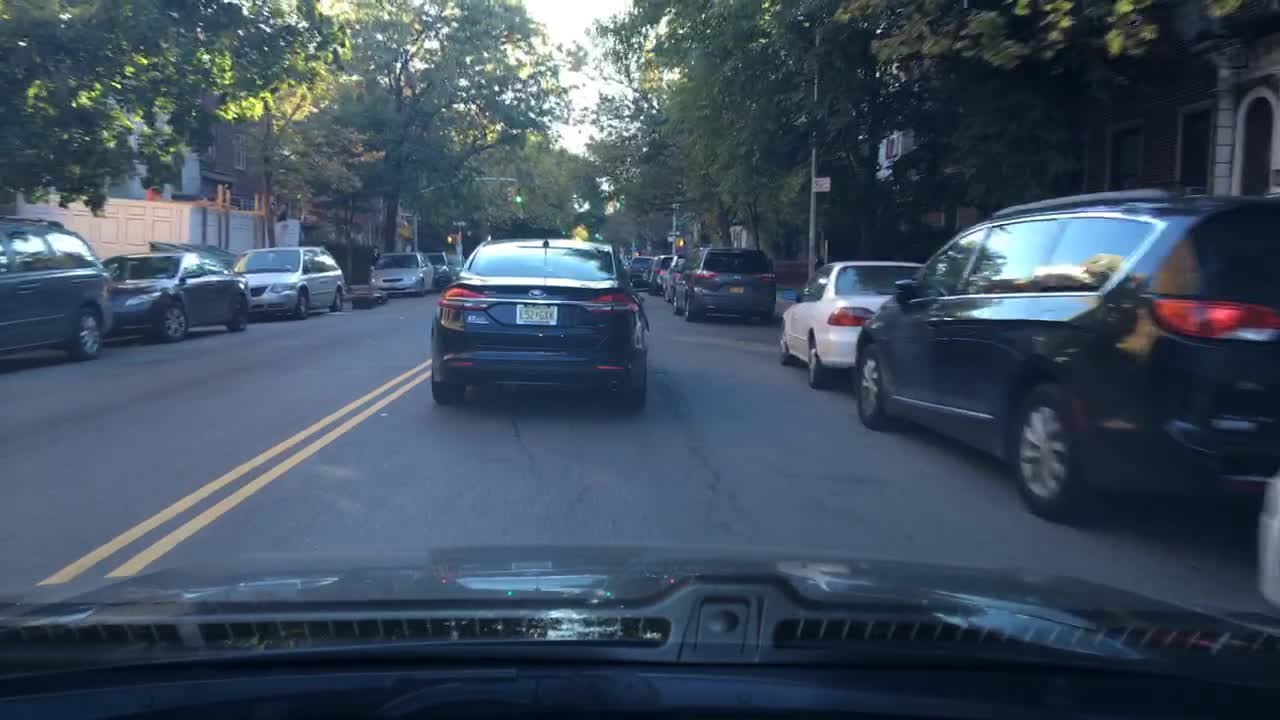
#> input picture skydetection/sample/0ace96c3-48481887.jpg, 1280 x 720 px
$ python -i detector.py   (imports and definitions only)   (older library calls are emulated)
#> lines starting #> are read from the running program, lines starting #| are printed output that depends on the picture; after the words box and inside, x2 and y2 are one past the last pixel; in counts of white or black regions, pixels touching at a corner belong together
#> further down, picture is the input picture: shape (720, 1280, 3); mean B, G, R 94.3, 78, 62.7
import cv2
from statistics import median
from scipy.signal import medfilt
from scipy import ndimage
import numpy as np
from matplotlib import pyplot as plt


def cal_skyline(mask):
    h, w = mask.shape
    greatest = 0
    zerolist = []
    zerolist2 = []
    print(w)
    for i in range(w):
        raw = mask[:, i]
        after_median = medfilt(raw, 19)
        try:

            first_zero_index = np.where(after_median == 0)[0][0]
            first_one_index = np.where(after_median == 1)[0][0]
            if greatest < first_zero_index :
                greatest = first_zero_index
            if first_zero_index != 0:
                zerolist2.append(first_zero_index)
            zerolist.append(first_zero_index)

            #if first_zero_index > 20:
            mask[first_one_index:first_zero_index, i] = 0
            mask[first_zero_index:, i] = 1
            mask[:first_one_index, i] = 1
        except:
            continue
    medline = int(median(zerolist2))
    meanline = int(np.mean(zerolist2))

    return mask, medline, meanline, greatest


def get_sky_region_gradient(img):

    h, w, _ = img.shape
    print(w)
#| 1280

    blurshape = (5,5)

    img_gray = cv2.cvtColor(img, cv2.COLOR_BGR2GRAY)
    plt.imshow(img_gray)
    plt.show()

    img_gray = cv2.blur(img_gray, blurshape)
    plt.imshow(img_gray)
    plt.show()
    cv2.medianBlur(img_gray, 15)
    lap = cv2.Laplacian(img_gray, cv2.CV_8U)
    gradient_mask = (lap < 6).astype(np.uint8)
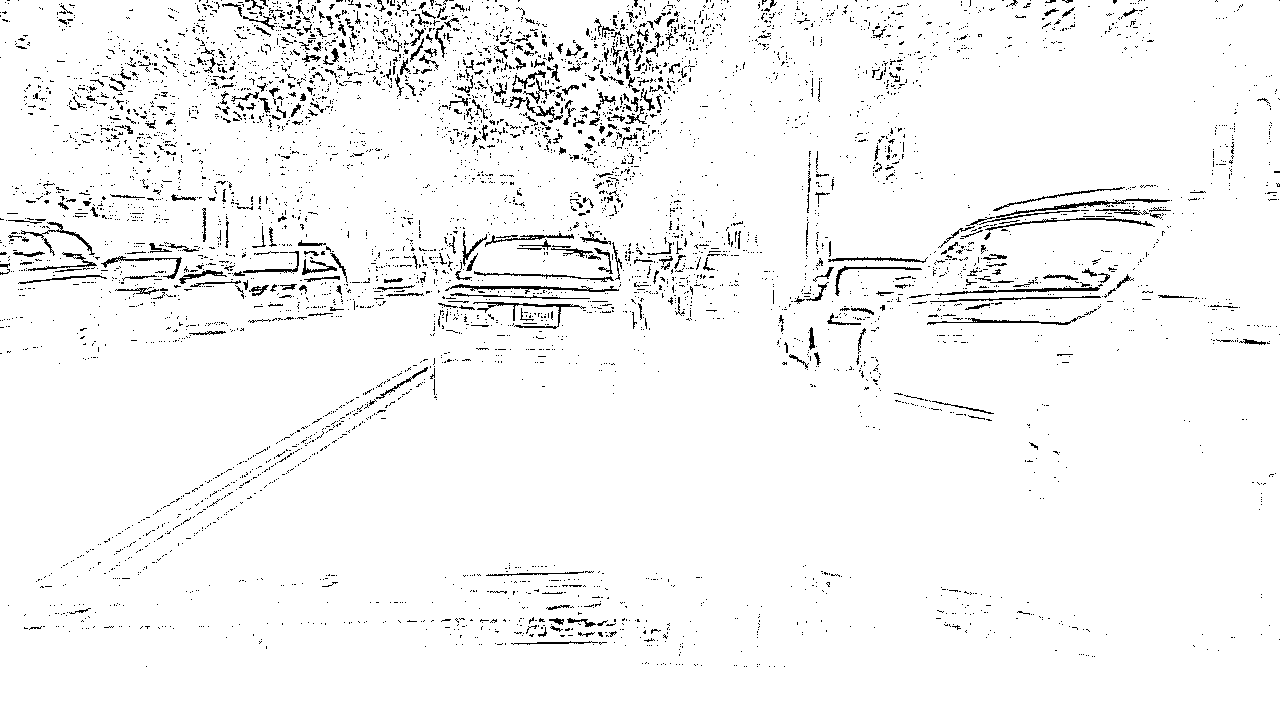
#> gradient_mask: shape (720, 1280); values 0 (black) and 1 (white), 96.1% white; black in thin lines or dots
    kernel = cv2.getStructuringElement(cv2.MORPH_RECT, blurshape)
    mask = cv2.morphologyEx(gradient_mask, cv2.MORPH_ERODE, kernel)
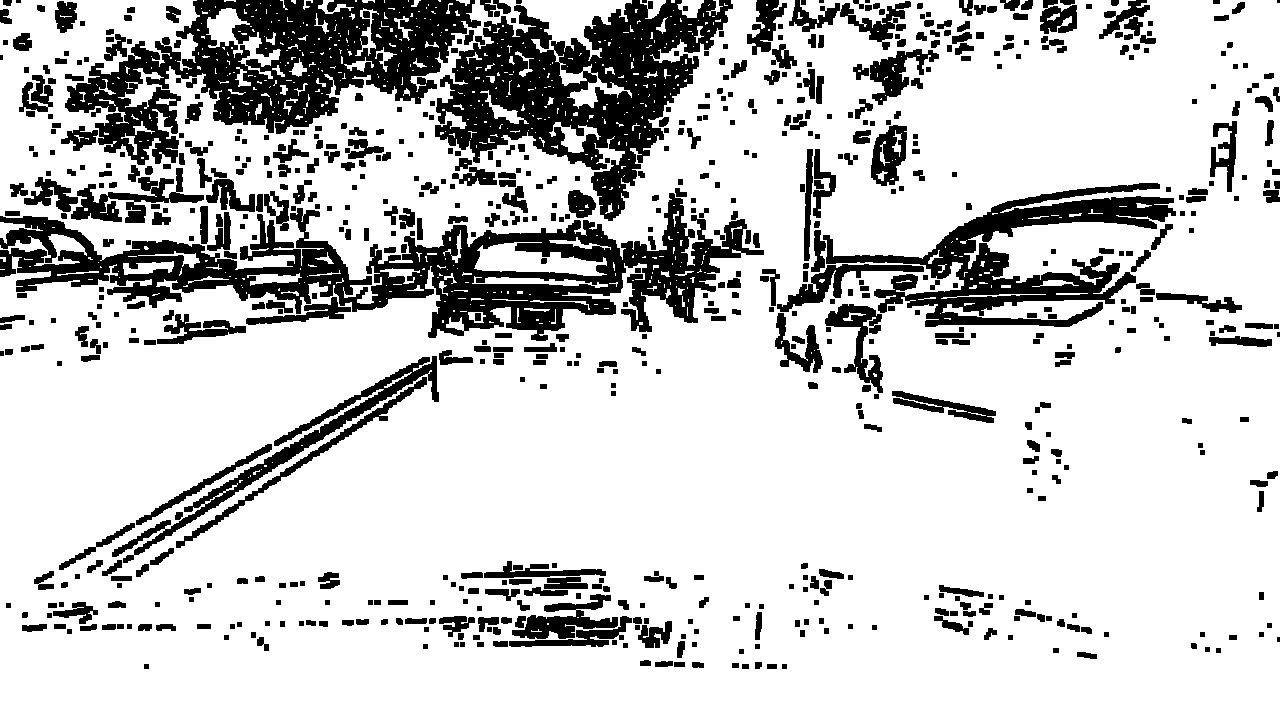
#> mask: shape (720, 1280); values 0 (black) and 1 (white), 79.3% white; 719 black regions (8 under 20 px), largest, box (x1, y1, x2, y2) and area: (0, 193, 764, 341) 36641, (65, 0, 481, 165) 30130, (435, 0, 733, 221) 28055
    #plt.imshow(mask)
    #plt.show()

    mask, medline, meanline, greatest = cal_skyline(mask)
#| 1280
#> the loop in cal_skyline, `for i in range(w):` made 1280 passes
#> (first_zero_index, first_one_index, greatest) on passes 1, 13: (10, 0, 10), (187, 0, 187)
#> after the loop in cal_skyline, `for i in range(w):`:
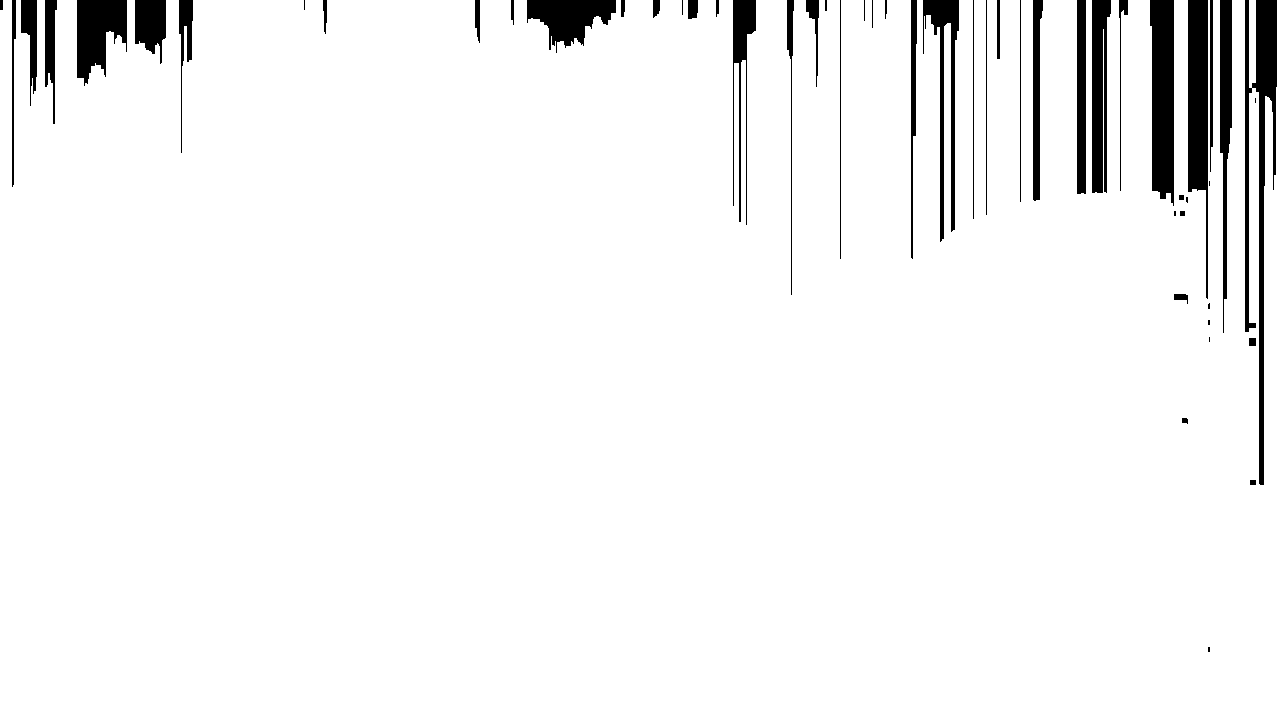
#> mask: shape (720, 1280); values 0 (black) and 1 (white), 95.5% white; 54 black regions (10 under 20 px), largest, box (x1, y1, x2, y2) and area: (1245, 0, 1277, 485) 5708, (1150, 0, 1174, 206) 4353, (1188, 0, 1208, 299) 4021
#> after the loop in cal_skyline, `for i in range(w):`: greatest = 485; zerolist = 1257 values, max 485 at index 1237, min 0 at index 3, mean 33.02; zerolist2 = 486 values, max 485 at index 469, min 10 at index 0, mean 85.41
#> in cal_skyline, `medline = int(median(zerolist2))`: medline = 44
#> in cal_skyline, `meanline = int(np.mean(zerolist2))`: meanline = 85
#> medline = 44; meanline = 85; greatest = 485
    #plt.imshow(mask)
    #plt.show()
    temp = 130
    after_img = cv2.bitwise_and(img, img, mask=mask)
    after_img[meanline-5:meanline+5,:] = (255,0,255)
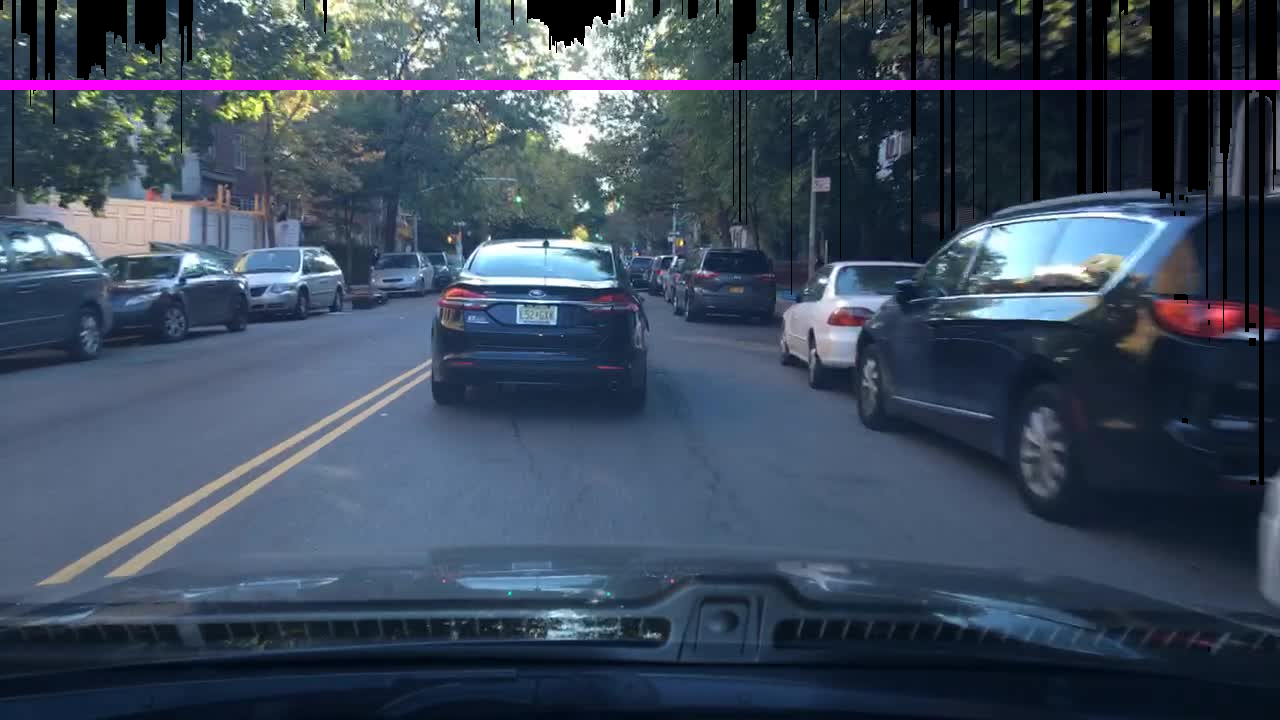
#> after_img: shape (720, 1280, 3); mean B, G, R 93.6, 74.1, 63.1
    #after_img[int(np.mean([medline,temp]))-5 : int(np.mean([medline,temp]))+5,:] = (255,255,0)
    #after_img[temp-5:temp+5,:] = (0,255,0)

    return after_img

>>> import cv2
>>> picture = cv2.imread('../sample/0ace96c3-48481887.jpg')
>>> result = get_sky_region_gradient(picture)

$ run again, on skydetection/sample/7dd9ef45-f197db95.jpg
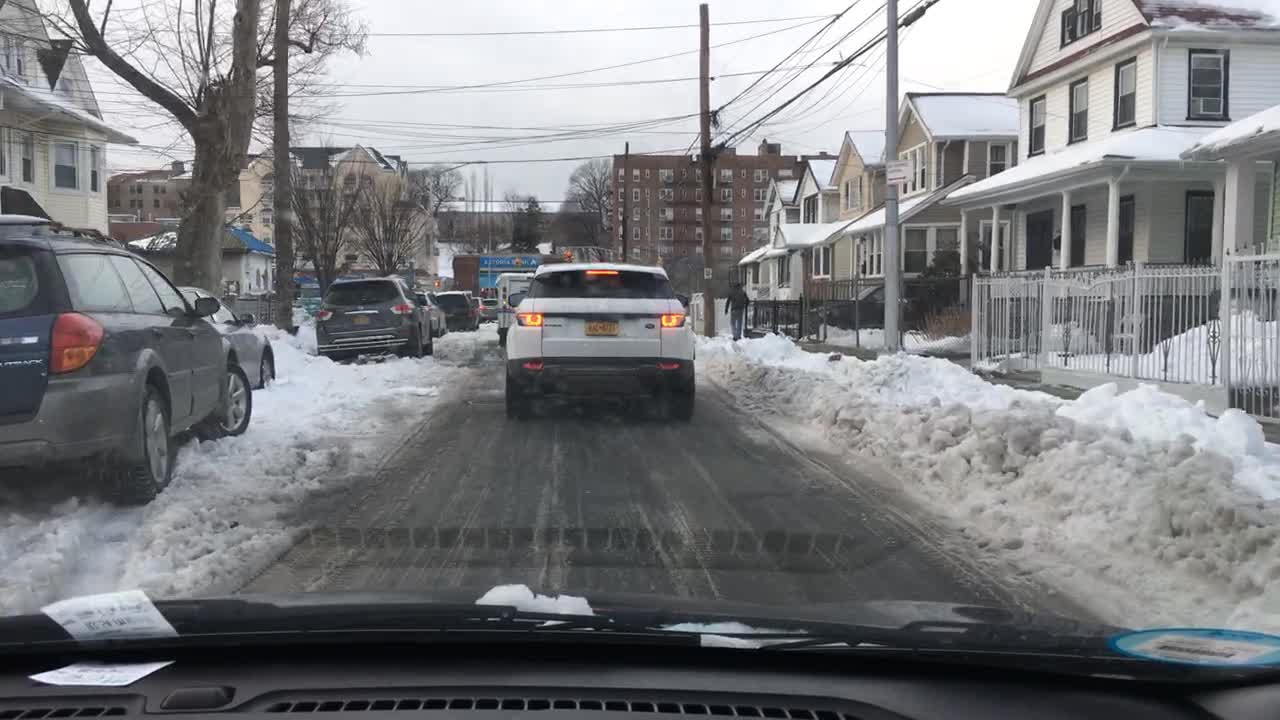
#> input picture skydetection/sample/7dd9ef45-f197db95.jpg, 1280 x 720 px
#> picture is the input picture: shape (720, 1280, 3); mean B, G, R 127.4, 124.7, 123.7
#| 1280
#> gradient_mask: shape (720, 1280); values 0 (black) and 1 (white), 92.2% white; black in thin lines or dots
#| 1280
#> the loop in cal_skyline, `for i in range(w):` made 1280 passes
#> (first_zero_index, first_one_index, greatest) on passes 46, 94, 249, 374: (12, 0, 12), (20, 0, 20), (69, 0, 69), (82, 0, 82)
#> after the loop in cal_skyline, `for i in range(w):`:
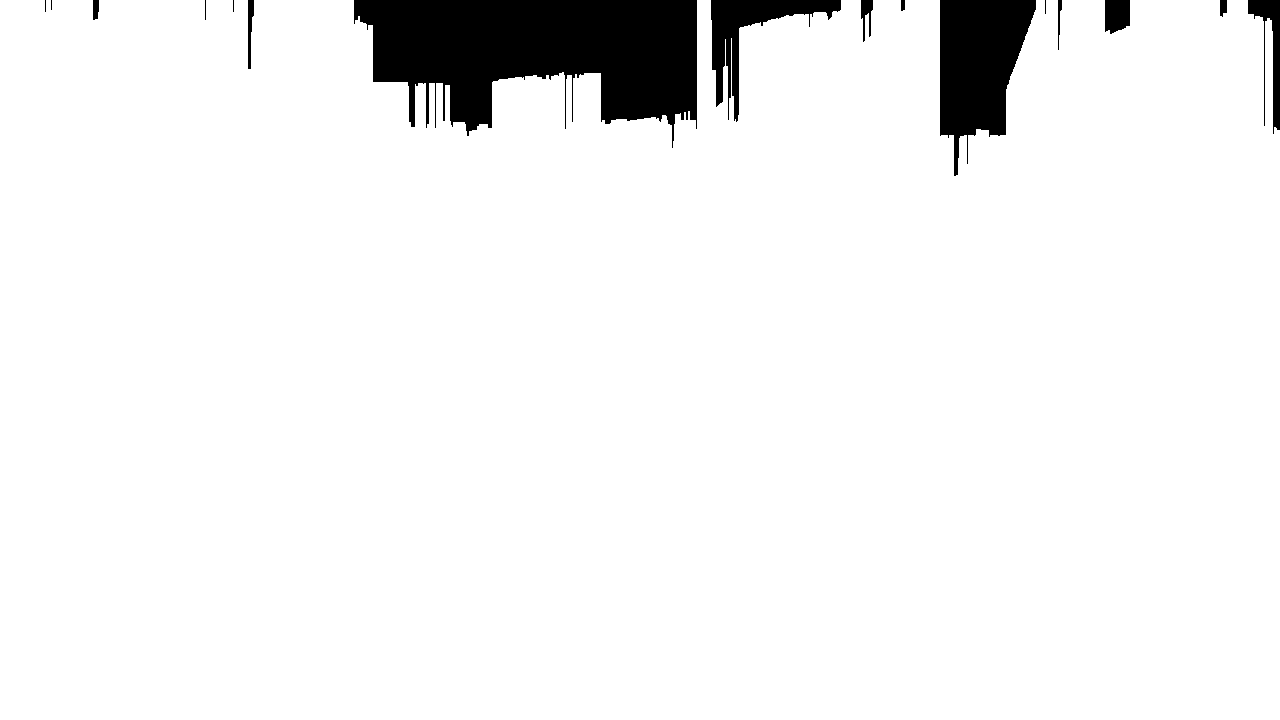
#> mask: shape (720, 1280); values 0 (black) and 1 (white), 94.5% white; 16 black regions (4 under 20 px), largest, box (x1, y1, x2, y2) and area: (354, 0, 697, 148) 32492, (940, 0, 1036, 176) 10540, (711, 0, 841, 122) 4285
#> after the loop in cal_skyline, `for i in range(w):`: greatest = 176; zerolist = 1280 values, max 176 at index 954, min 0 at index 0, mean 39.45; zerolist2 = 670 values, max 176 at index 519, min 10 at index 1, mean 75.36
#> in cal_skyline, `medline = int(median(zerolist2))`: medline = 79
#> in cal_skyline, `meanline = int(np.mean(zerolist2))`: meanline = 75
#> in get_sky_region_gradient, `mask, medline, meanline, greatest = cal_skyline(mask)`: medline = 79; meanline = 75; greatest = 176
#> in get_sky_region_gradient, `after_img[meanline-5:meanline+5,:] = (255,0,255)`:
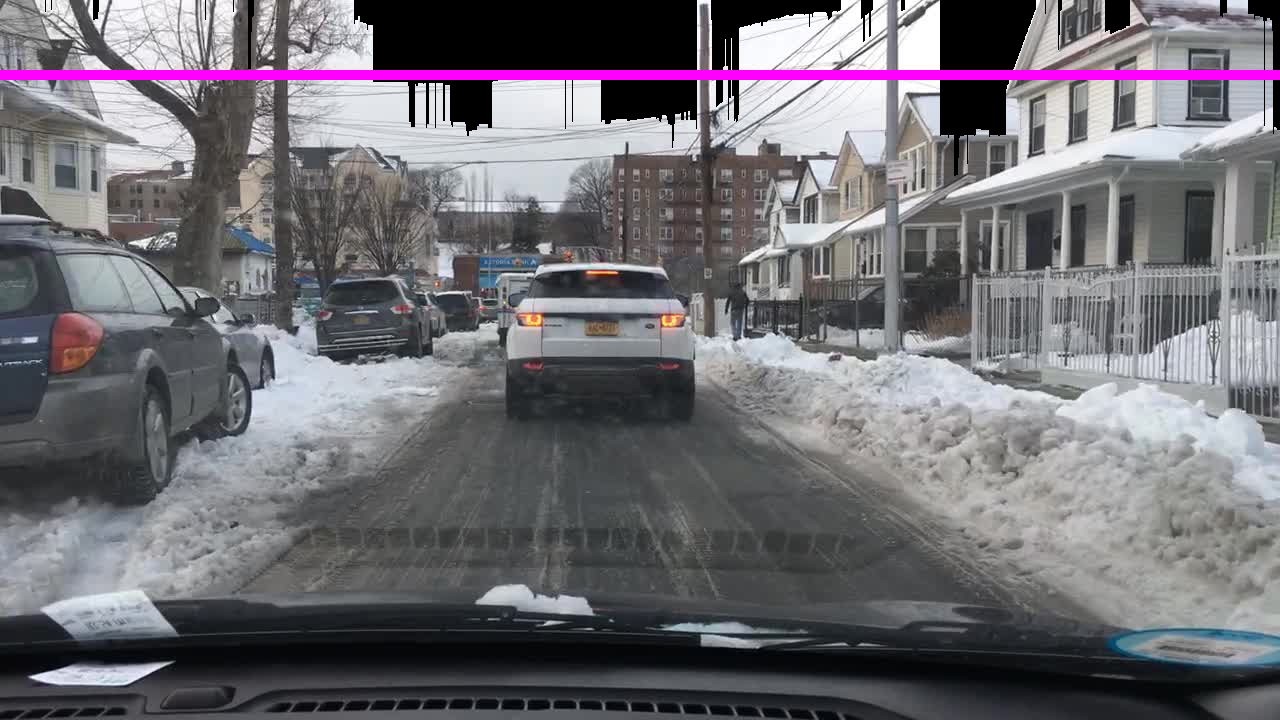
#> after_img: shape (720, 1280, 3); mean B, G, R 115.9, 109.9, 112.5
